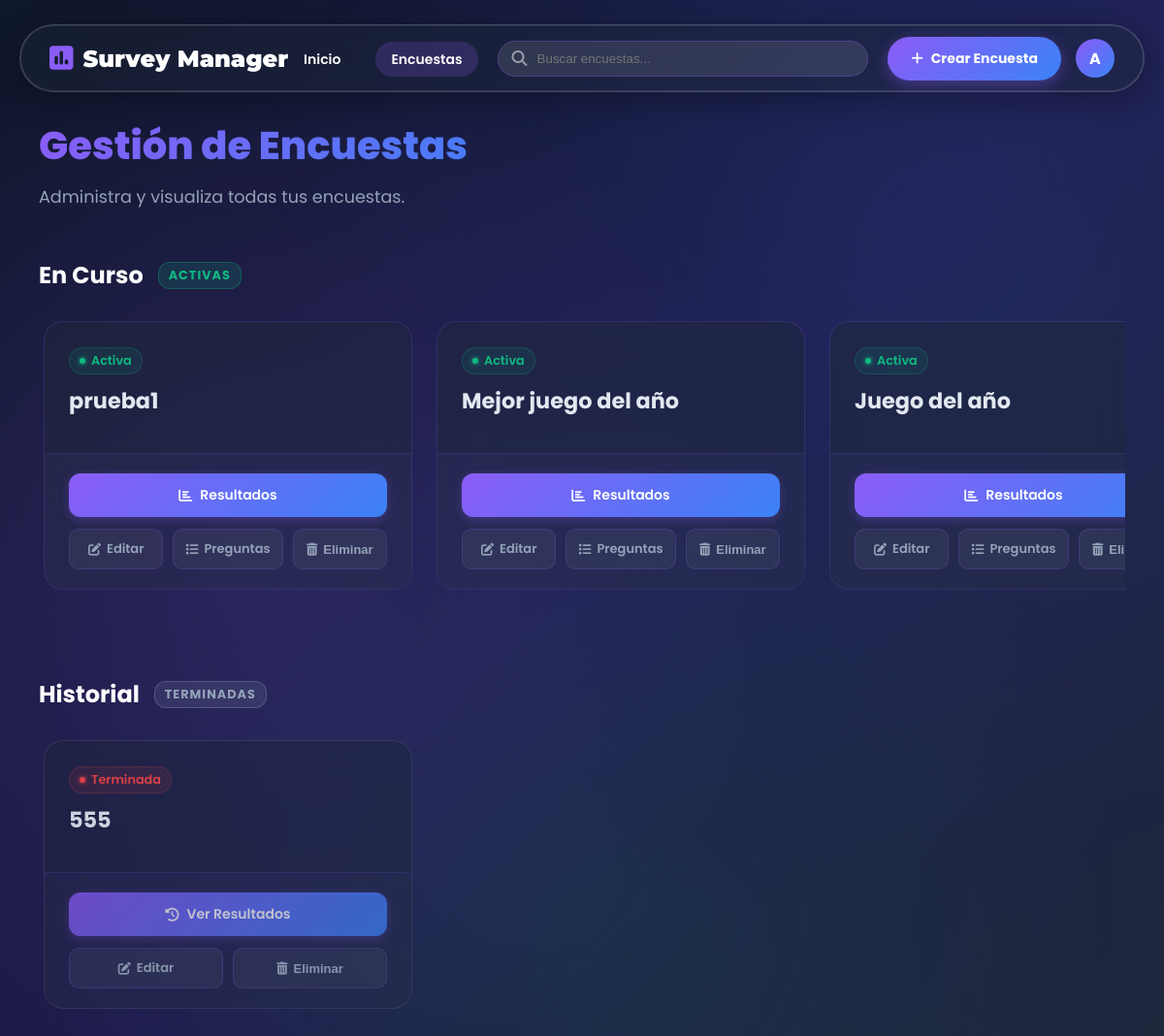
Page /lista_encuestas/ (signed in) on the earlier database version.
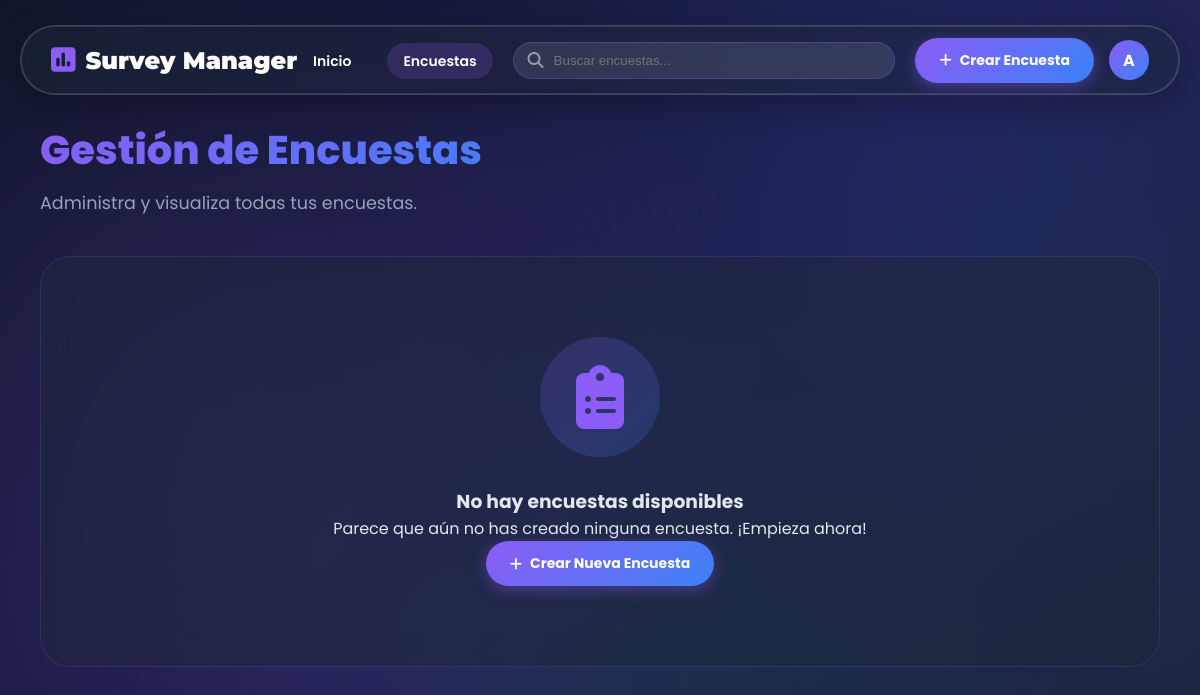
Same page on the later database version.
### core/models.py (models this page shows, shortened)
class Encuesta(models.Model):
    ESTADO = (
        ('ACTIVA', 'Activa'),
        ('TERMINADA', 'Terminada'),
        ('PROGRAMADA', 'Programada'), # Nuevo estado para encuestas futuras
    )
    estado = models.CharField(max_length=10, choices=ESTADO, default='ACTIVA')
    titulo = models.CharField(max_length=200)
    fecha_creacion = models.DateTimeField(default=timezone.now)
    fecha_inicio = models.DateTimeField(null=True, blank=True, help_text="Fecha y hora para activar la encuesta automáticamente.")
    fecha_fin = models.DateTimeField(null=True, blank=True, help_text="Fecha y hora para terminar la encuesta automáticamente.")
    descripcion = models.TextField(blank=True)

### core/views.py (the view)
# urls.py: path('lista_encuestas/', views.lista_encuestas, name='lista_encuestas'), # Muestra la lista de encuestas
@login_required
def lista_encuestas(request):
    encuestas = Encuesta.objects.filter(estado='ACTIVA')
    encuestas_terminadas = Encuesta.objects.filter(estado='TERMINADA')
    return render(request, 'listar/lista_encuestas.html', {
        'encuestas': encuestas,
        'encuestas_terminadas': encuestas_terminadas
    })

### core/templates/listar/lista_encuestas.html (shortened to what the changed rows need)
<!DOCTYPE html>
<html lang="es">
<head>
    {% load static %}
    <link rel="stylesheet" href="https://cdnjs.cloudflare.com/ajax/libs/font-awesome/6.4.0/css/all.min.css">
</head>
<body>
    <main class="main-content">
        <div class="page-header">
            <h1 class="page-title">Gestión de Encuestas</h1>
        </div>
        {% if not encuestas and not encuestas_terminadas %}
            <div class="empty-state">
                <div class="empty-icon"><i class="fas fa-clipboard-list"></i></div>
                <h3 class="empty-title">No hay encuestas disponibles</h3>
                <p class="empty-text">Parece que aún no has creado ninguna encuesta. ¡Empieza ahora!</p>
                <a href="{% url 'crear_encuesta' %}" class="btn-create"><i class="fas fa-plus"></i> Crear Nueva Encuesta</a>
            </div>
        {% else %}
            <div class="section-divider">
                <h2 class="section-title">En Curso</h2>
                <span class="section-badge badge-active">Activas</span>
            </div>
            {% if encuestas %}
            <div class="carousel-container">
                <div class="carousel-wrapper">
                    <div class="survey-grid">
                        {% for encuesta in encuestas %}
                        <div class="survey-card">
                            <div class="card-header">
                                <div class="status-indicator status-active">
                                    <div class="dot"></div> Activa
                                </div>
                                <h3 class="card-title">{{ encuesta.titulo }}</h3>
                            </div>
                            <div class="card-footer">
                                <a href="{% url 'resultados' encuesta_id=encuesta.id %}" class="btn-results"><i class="fas fa-chart-bar"></i> Resultados</a>
                                <div class="card-actions">
                                    <a href="{% url 'editar_encuesta' encuesta_id=encuesta.id %}" class="btn-action-text"><i class="fas fa-edit"></i> Editar</a>
                                    <a href="{% url 'lista_preguntas' encuesta_id=encuesta.id %}" class="btn-action-text"><i class="fas fa-list"></i> Preguntas</a>
                                    <button class="btn-action-text delete delete-survey-btn" data-survey-id="{{ encuesta.id }}"><i class="fas fa-trash-alt"></i> Eliminar</button>
                                </div>
                            </div>
                        </div>
                        {% endfor %}
                    </div>
                </div>
            </div>
            {% else %}
                <div class="empty-mini">No hay encuestas activas en este momento.</div>
            {% endif %}
            <div class="section-divider" style="margin-top: 60px;">
                <h2 class="section-title">Historial</h2>
                <span class="section-badge badge-terminated">Terminadas</span>
            </div>
            {% if encuestas_terminadas %}
            <div class="carousel-container">
                <div class="carousel-wrapper">
                    <div class="survey-grid">
                        {% for encuesta in encuestas_terminadas %}
                        <div class="survey-card terminated-card">
                            <div class="card-header">
                                <div class="status-indicator status-terminated">
                                    <div class="dot"></div> Terminada
                                </div>
                                <h3 class="card-title">{{ encuesta.titulo }}</h3>
                            </div>
                            <div class="card-footer">
                                <a href="{% url 'resultados' encuesta_id=encuesta.id %}" class="btn-results" style="opacity: 0.8;"><i class="fas fa-history"></i> Ver Resultados</a>
                                <div class="card-actions">
                                    <a href="{% url 'editar_encuesta' encuesta_id=encuesta.id %}" class="btn-action-text"><i class="fas fa-edit"></i> Editar</a>
                                    <button class="btn-action-text delete delete-survey-btn" data-survey-id="{{ encuesta.id }}"><i class="fas fa-trash-alt"></i> Eliminar</button>
                                </div>
                            </div>
                        </div>
                        {% endfor %}
                    </div>
                </div>
            </div>
            {% else %}
                <div class="empty-mini">No tienes encuestas terminadas.</div>
            {% endif %}
        {% endif %}
    </main>
</body>
</html>

Differences in the rows shown:
removed Encuesta: titulo "prueba1", shown under "En Curso"
removed Encuesta: titulo "Mejor juego del año", shown under "En Curso"
removed Encuesta: titulo "Juego del año", shown under "En Curso"
removed Encuesta: titulo "555", shown under "Historial"
Other differences:
text no longer shown: "En Curso ACTIVAS Historial TERMINADAS"
text now shown: "No hay encuestas disponibles Parece que aún no has creado ninguna encuesta. ¡Empieza ahora! Crear Nueva Encuesta"
